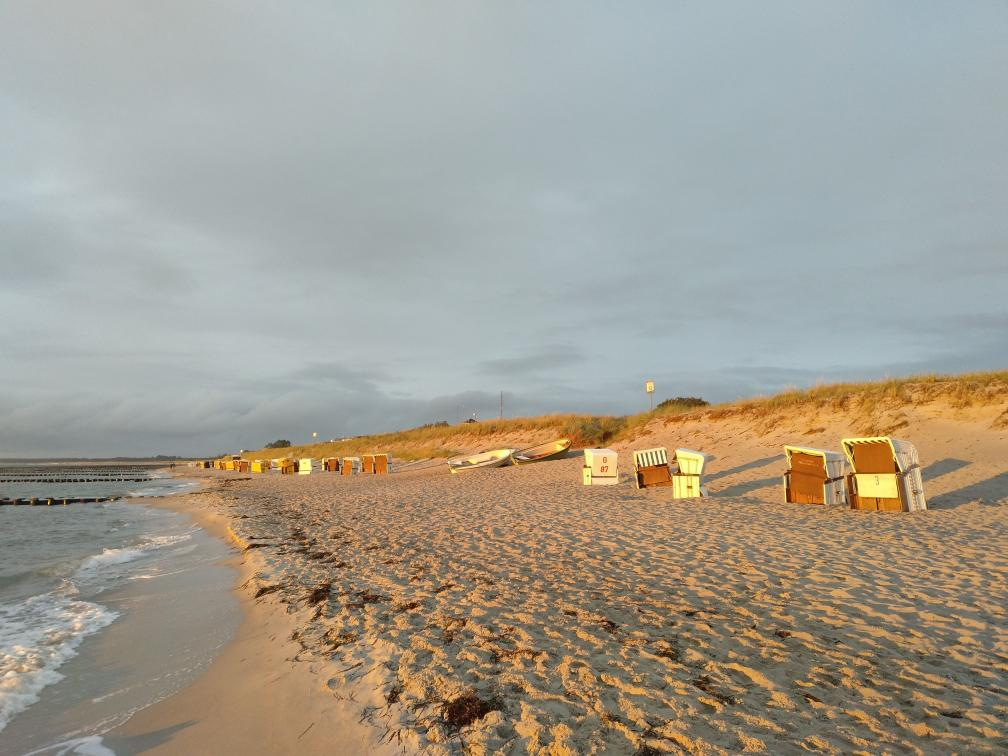
#> input picture lesson_2/data/sea.jpg, 1008 x 756 px
$ jupyter execute --allow-errors Homework.ipynb
#> lines starting #> are read from the running program, lines starting #| are printed output that depends on the picture
# HOMEWORK 2
For this homework you will have to complete and implement the colour balancing for:
* Gray world algorithm
* Scale-by-max algorithm

You are free to use your own images. Experiment with more images and think about the effect each of the algorithms has on the resulting (balanced) image.

### Colour Balancing
In this notebook we will show different type of colour balancing making use of von Kries' hypothesis.

[cell 1]
import cv2
import numpy as np
from matplotlib import pyplot as plt
plt.rcParams['figure.figsize'] = [15, 5]

[cell 2]
img = cv2.imread('data/sea.jpg')
#> img is the input picture: shape (756, 1008, 3); mean B, G, R 144.1, 156.8, 162.3
img = cv2.cvtColor(img, cv2.COLOR_BGR2RGB)
plt.imshow(img)

### White patch
In white patch algorithm we choose a group of pixels we know they should be white. We then scale the resulting image colour channels by this white patch.

[cell 3]
# Define white patch and the coefficients
row, col = 485, 864
white = img[row, col, :]
#> white = [252, 242, 127]
coeffs = 255.0/white
#> coeffs = [1.01, 1.05, 2.01]

# Apply white balancing and generate balanced image
balanced = np.zeros_like(img, dtype=np.float32)
for channel in range(3):
    balanced[..., channel] = img[..., channel] * coeffs[channel]
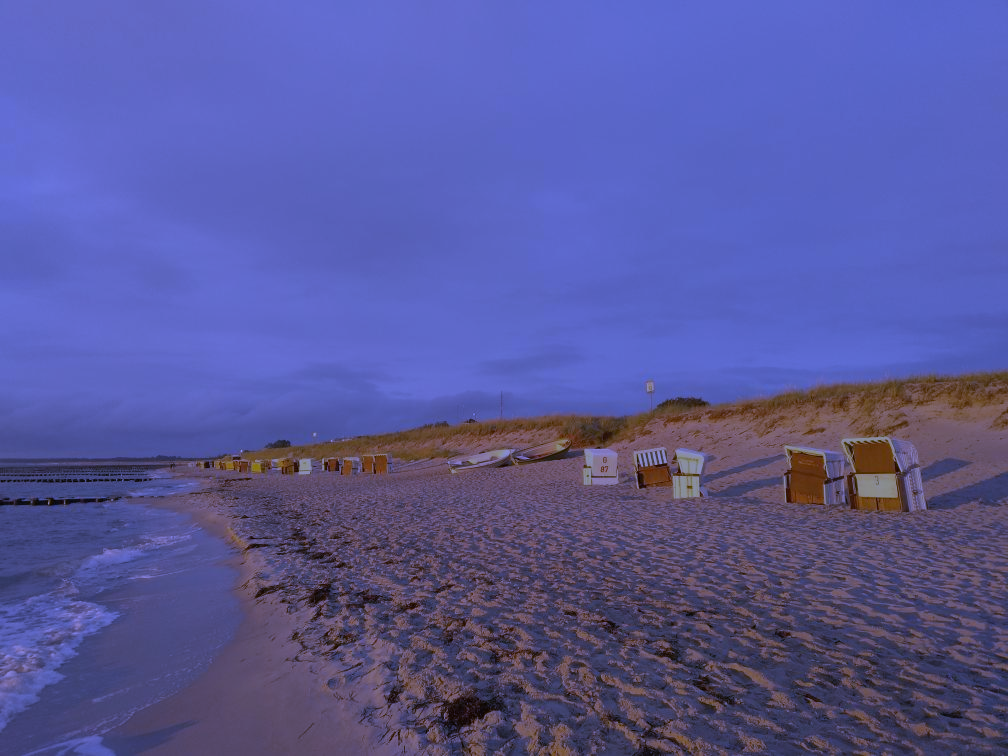
#> balanced: shape (756, 1008, 3) float32; mean R, G, B 164.2, 165.2, 289.2; drawn with min black and max white

# White patching does not guarantee that the dynamic range is preserved, images must be clipped.
balanced = balanced/255
balanced[balanced > 1] = 1
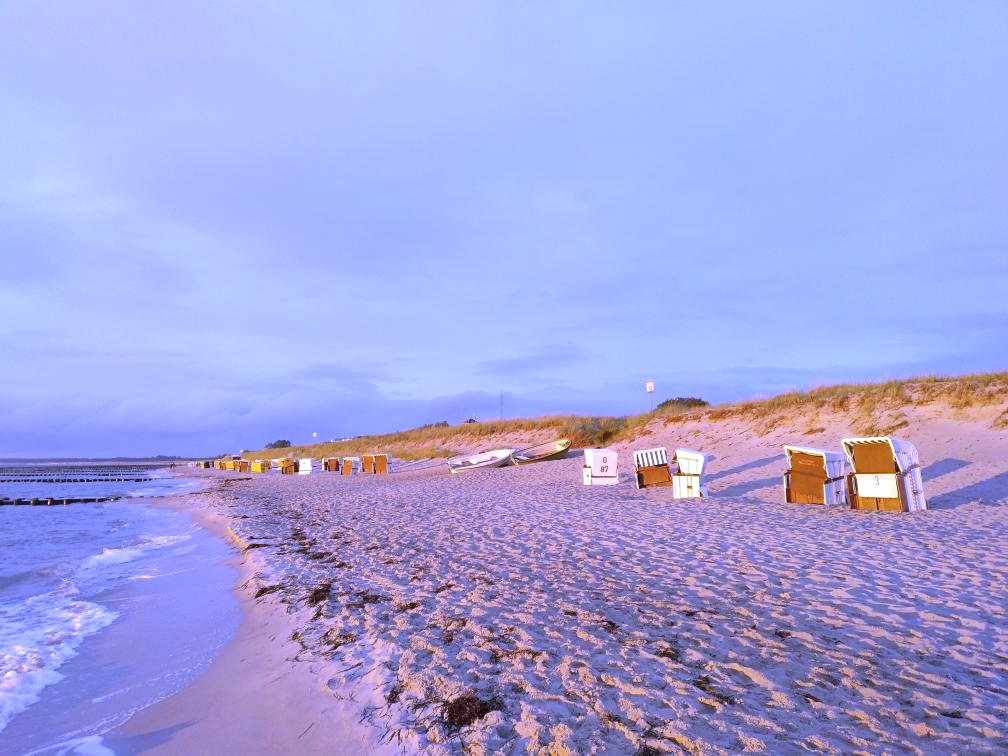
#> balanced: shape (756, 1008, 3) float32; mean R, G, B 0.644, 0.648, 0.879

plt.subplot(121), plt.imshow(img)
plt.subplot(122), plt.imshow(balanced)
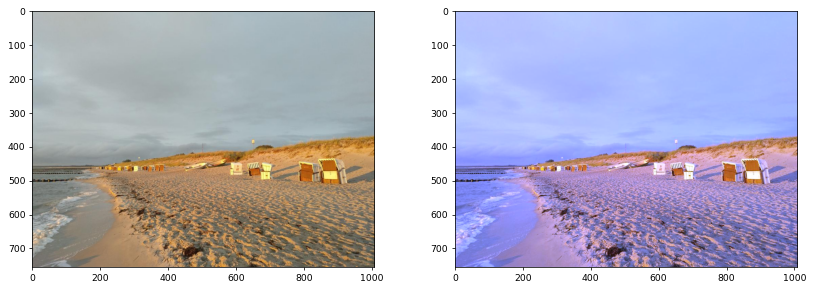
#> figure drawn by matplotlib, 2 panels
